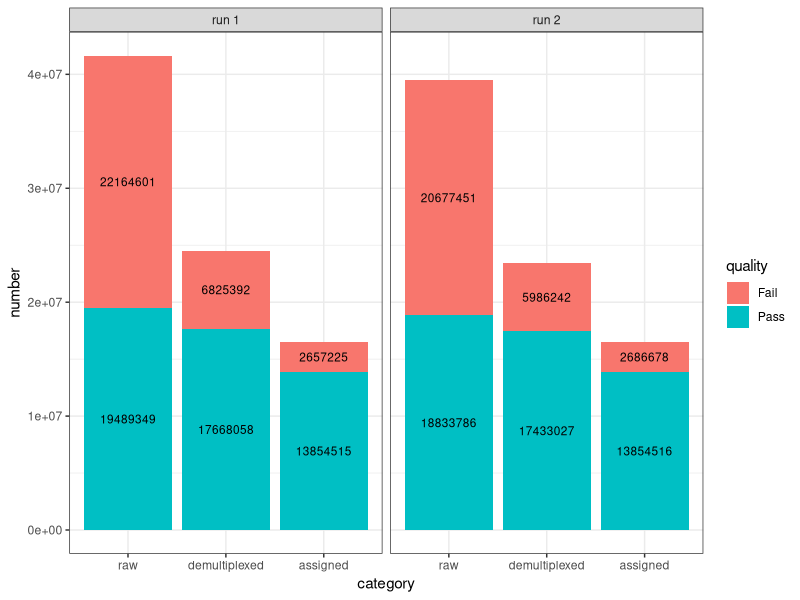
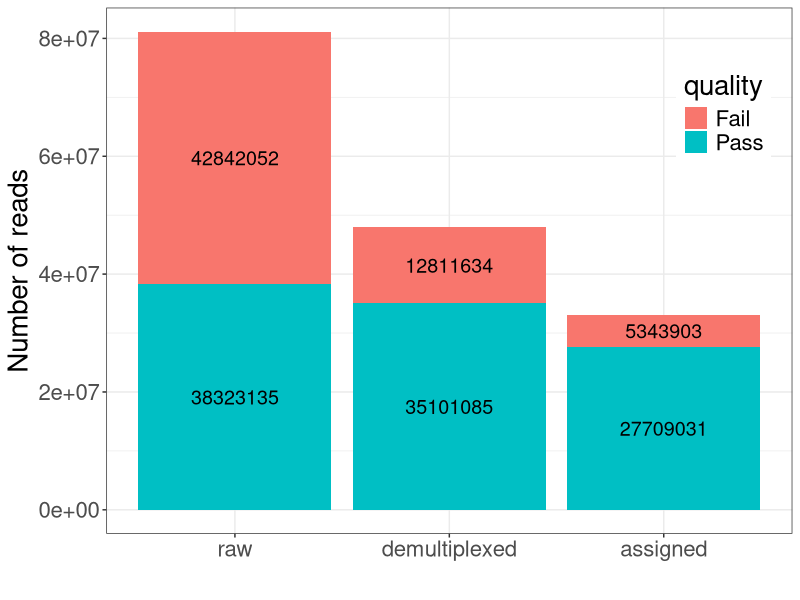

Write R code to recreate these figures, in order.
library(ggplot2)
readnum <- data.frame(
  number = c(19489349, 17668058, 13854515, 22164601, 6825392, 2657225, 18833786, 17433027, 13854516, 20677451, 5986242, 2686678),
  run = c(rep("run 1", 6), rep("run 2", 6)),
  quality = rep(rep(c("Pass", "Fail"), c(3, 3)), 2),
  category = factor(c(rep(c("raw", "demultiplexed",  "assigned"), 4)), levels= c("raw", "demultiplexed",  "assigned"))
)
pdf("totalreadnum.pdf", height = 4, width = 8)
ggplot(readnum, aes(x=category, y=number, fill=quality)) +
  geom_bar(stat = "identity") +
  facet_grid(.~run) +
  theme_bw() +
  geom_text(aes(label=number), position = position_stack(vjust = 0.5), size = 3)
dev.off()

readnum.ag <- aggregate(x=readnum$number, by=list(readnum$quality, readnum$category), FUN=sum)
colnames(readnum.ag) <- c("quality", "category", "number")
pdf("totalreadnum_combinedBatch.pdf", height = 4, width = 8)
ggplot(readnum.ag, aes(x=category, y=number, fill=quality)) +
  geom_bar(stat = "identity") +
  # facet_grid(.~run) +
  theme_bw() +
  geom_text(aes(label=number), position = position_stack(vjust = 0.5), size = 5) +
  theme(legend.position = c(0.9, 0.8), 
        text = element_text(size=20)) +
  labs(x = "", y = "Number of reads")
dev.off()
